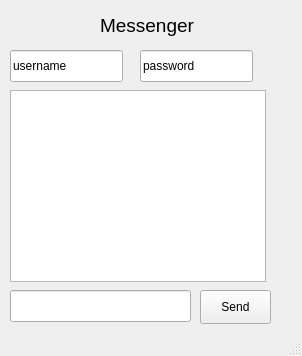
<?xml version="1.0" encoding="UTF-8"?>
<ui version="4.0">
 <class>MainWindow</class>
 <widget class="QMainWindow" name="MainWindow">
  <property name="geometry">
   <rect>
    <x>0</x>
    <y>0</y>
    <width>302</width>
    <height>356</height>
   </rect>
  </property>
  <property name="windowTitle">
   <string>MainWindow</string>
  </property>
  <widget class="QWidget" name="centralwidget">
   <widget class="QTextBrowser" name="textBrowser">
    <property name="geometry">
     <rect>
      <x>10</x>
      <y>90</y>
      <width>256</width>
      <height>192</height>
     </rect>
    </property>
   </widget>
   <widget class="QLineEdit" name="inputMessage">
    <property name="geometry">
     <rect>
      <x>10</x>
      <y>290</y>
      <width>181</width>
      <height>32</height>
     </rect>
    </property>
   </widget>
   <widget class="QPushButton" name="pushButton">
    <property name="geometry">
     <rect>
      <x>200</x>
      <y>290</y>
      <width>71</width>
      <height>34</height>
     </rect>
    </property>
    <property name="text">
     <string>Send</string>
    </property>
   </widget>
   <widget class="QLineEdit" name="inputUsername">
    <property name="geometry">
     <rect>
      <x>10</x>
      <y>50</y>
      <width>113</width>
      <height>32</height>
     </rect>
    </property>
    <property name="text">
     <string>username</string>
    </property>
   </widget>
   <widget class="QLineEdit" name="lineEdit_3">
    <property name="geometry">
     <rect>
      <x>140</x>
      <y>50</y>
      <width>113</width>
      <height>32</height>
     </rect>
    </property>
    <property name="text">
     <string>password</string>
    </property>
   </widget>
   <widget class="QLabel" name="label">
    <property name="geometry">
     <rect>
      <x>100</x>
      <y>10</y>
      <width>111</width>
      <height>31</height>
     </rect>
    </property>
    <property name="font">
     <font>
      <pointsize>14</pointsize>
     </font>
    </property>
    <property name="text">
     <string>Messenger</string>
    </property>
   </widget>
  </widget>
  <widget class="QStatusBar" name="statusbar"/>
 </widget>
 <resources/>
 <connections/>
</ui>
